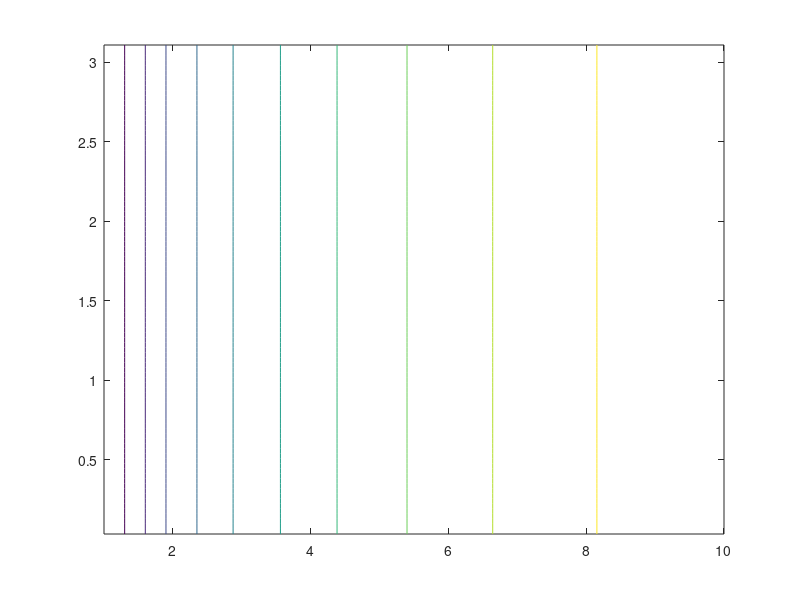
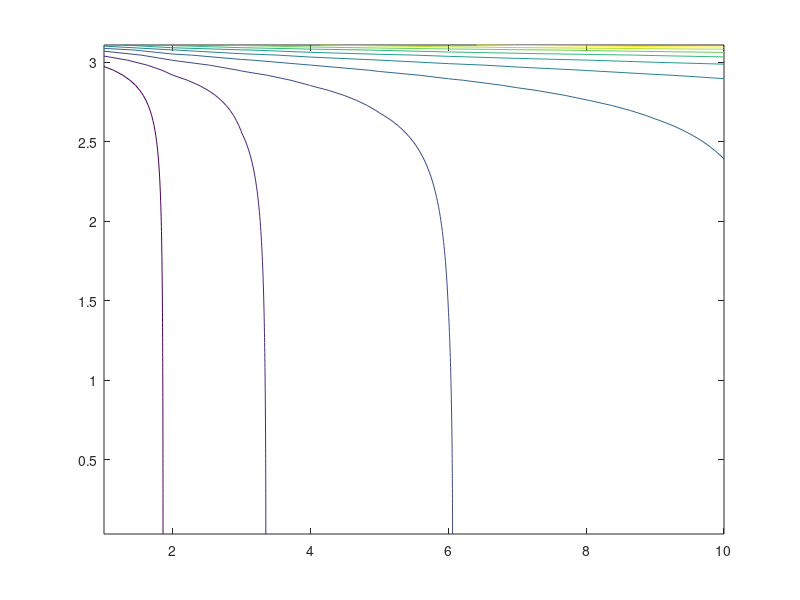
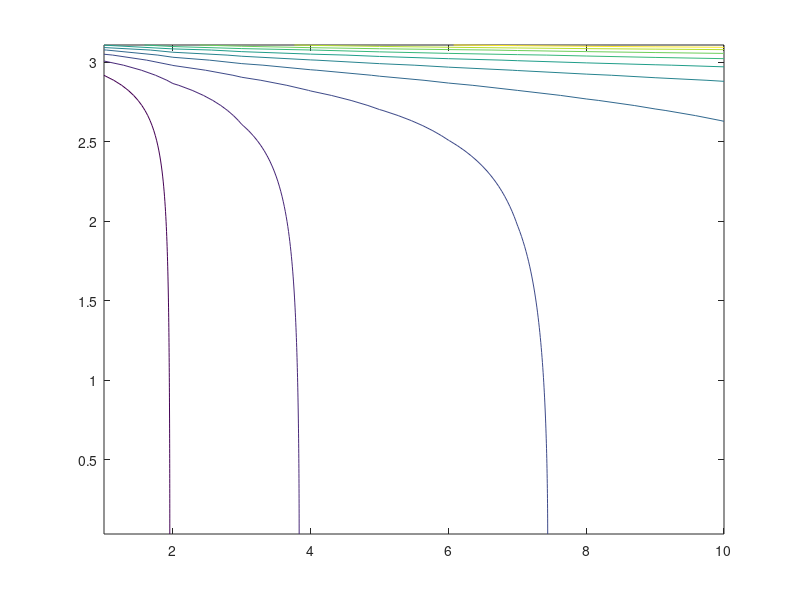
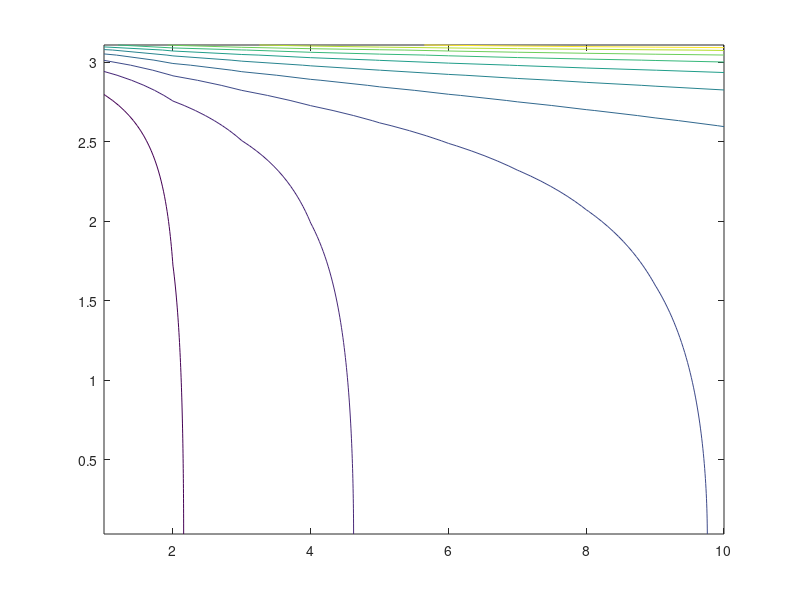

Here is the MATLAB script that generated these plots, in order:
n = 1:10;
lambda = linspace(0,pi,100);
lambda = lambda(2:99);

[N,Lambda]= meshgrid(n,lambda);

P = [0,5,10,25,40,50,70]/100

%  for p = P
%  bound = sqrt(N).*(p/(1-p).*1./(1+cos(Lambda))+(1+sqrt(pi./(2*N))).^2)./max(1./sqrt(1+cos(Lambda)),1+sqrt(pi./(2.*N)));
%  figure()
%  contour(N,Lambda,min(bound,ones(size(bound))))
%  end
 
 
A = log([0.15,0.1,0.05,0.01]);
for alpha = A
for p = P
    sN = (log(N)-alpha)./(1-p).^2.*32.*N.*(p./(1+cos(Lambda))+(1-p).*(1+sqrt(pi./(2.*N))).^2);
    sN = log10(max(sN,ones(size(sN))));
    figure()
    contour(N,Lambda,sN)
end

end
